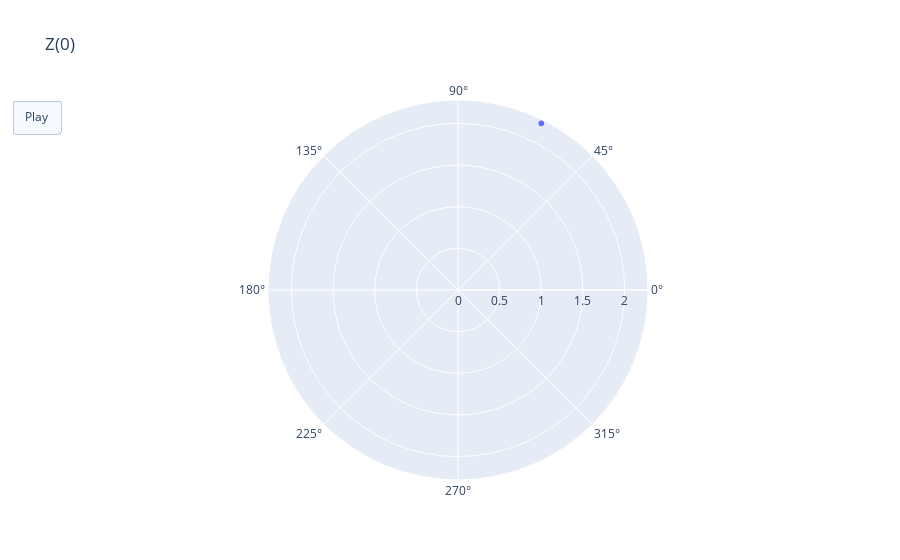

The notebook cell this image was saved under:
### Markdown cell above
### Q.11

### Code cell
def plot_complex(numb_1:complex):

    fig = go.Figure(
        data = go.Scatterpolargl(r=np.array(cmath.polar(numb_1)[0]), theta=np.array(cmath.polar(numb_1)[1]), mode='markers', thetaunit='radians'),
        layout = go.Layout(
            title="Z(0)",
            updatemenus=[dict(
            type="buttons",
            buttons=[dict(label="Play",
                          method="animate",
                          args=[None])])],
    ),
        frames = [go.Frame(
                    data=[
                        go.Scatterpolargl(r=np.linspace(cmath.polar(numb_1)[0], cmath.polar(numb_1 * numb_1.real)[0], num=100, endpoint=True), 
                                    theta=np.linspace(cmath.polar(numb_1)[1], cmath.polar(numb_1 * numb_1.real)[1], num=100, endpoint=True), 
                                    mode='markers',
                                    thetaunit='radians')
                        ],
                    layout = go.Layout(title_text="Z(0) * Re(Z(0))")
                    ),
                go.Frame(
                    data=[
                        go.Scatterpolargl(r=np.linspace(cmath.polar(numb_1)[0], cmath.polar(numb_1 * numb_1.imag)[0], num=100, endpoint=True), 
                                    theta=np.linspace(cmath.polar(numb_1)[1], cmath.polar(numb_1 * complex(0, numb_1.imag))[1], num=100, endpoint=True), 
                                    mode='markers',
                                    thetaunit='radians')
                        ],
                    layout = go.Layout(title_text="Z(0) * Im(Z(0))"),
                )
        ]   
)

    fig.show()


plot_complex(complex(1,2))

### Figure 1 — Plotly figure (JSON) as saved in the notebook; plotly's stock layout.template omitted (floating-point values rounded to 4 significant figures)
{"data": [{"mode": "markers", "r": [2.236], "theta": [1.107], "thetaunit": "radians", "type": "scatterpolargl"}], "layout": {"title": {"text": "Z(0)"}, "updatemenus": [{"buttons": [{"args": [null], "label": "Play", "method": "animate"}], "type": "buttons"}]}}
